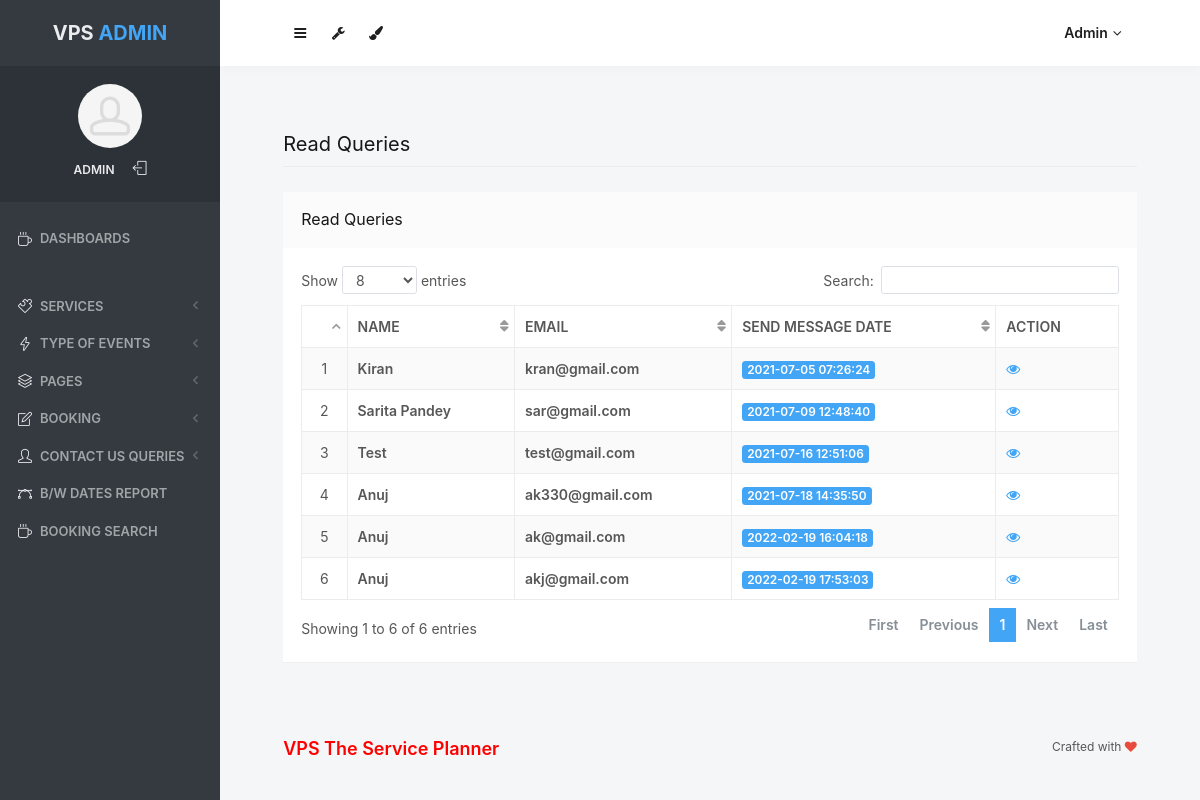
Screenshot of /admin/read-queries.php (signed in) with the database file from the repository.
### tables this page shows
CREATE TABLE `tblcontact` (
  `ID` int(10) NOT NULL,
  `Name` varchar(200) DEFAULT NULL,
  `Email` varchar(200) DEFAULT NULL,
  `Message` mediumtext DEFAULT NULL,
  `EnquiryDate` timestamp NOT NULL DEFAULT current_timestamp(),
  `IsRead` int(5) DEFAULT NULL
);

### admin/read-queries.php (the view, shortened to what this page needs)
<?php
include('includes/dbconnection.php');
if (strlen($_SESSION['odmsaid']==0)) {
  header('location:logout.php');
  } else{
  ?>
<!doctype html>
<html lang="en" class="no-focus">
    <head>
        <link rel="stylesheet" href="assets/js/plugins/datatables/dataTables.bootstrap4.min.css">
        <link rel="stylesheet" id="css-main" href="assets/css/codebase.min.css">
    </head>
    <body>
        <div id="page-container" class="sidebar-o sidebar-inverse side-scroll page-header-fixed main-content-narrow">
           <?php include_once('includes/sidebar.php');?>
          <?php include_once('includes/header.php');?>
            <main id="main-container">
                <div class="content">
                    <h2 class="content-heading">Read Queries</h2>
                    <div class="block">
                        <div class="block-header block-header-default">
                            <h3 class="block-title">Read Queries</h3>
                        </div>
                        <div class="block-content block-content-full">
                            <table class="table table-bordered table-striped table-vcenter js-dataTable-full-pagination">
                                <thead>
                                    <tr>
                                        <th class="text-center"></th>
                                        <th class="d-none d-sm-table-cell">Name</th>
                                        <th class="d-none d-sm-table-cell">Email</th>
                                        <th class="d-none d-sm-table-cell">Send Message Date</th>
                                        <th class="d-none d-sm-table-cell" style="width: 15%;">Action</th>
                                       </tr>
                                </thead>
                                <tbody>
                                    <?php
$sql="SELECT * from tblcontact where IsRead='1'";
$query = $dbh -> prepare($sql);
$query->execute();
$results=$query->fetchAll(PDO::FETCH_OBJ);
$cnt=1;
if($query->rowCount() > 0)
{
foreach($results as $row)
{               ?>
                                    <tr>
                                        <td class="text-center"><?php echo htmlentities($cnt);?></td>
                                        <td class="font-w600"><?php  echo htmlentities($row->Name);?></td>
                                        <td class="font-w600"><?php  echo htmlentities($row->Email);?></td>
                                        <td class="font-w600">
                                            <span class="badge badge-primary"><?php  echo htmlentities($row->EnquiryDate);?></span>
                                        </td>
                                         <td class="d-none d-sm-table-cell"><a href="view-user-queries.php?viewid=<?php echo htmlentities ($row->ID);?>"><i class="fa fa-eye" aria-hidden="true"></i></a></td>
                                    </tr>
                                <?php $cnt=$cnt+1;}} ?>
                                </tbody>
                            </table>
                        </div>
                    </div>
                </div>
            </main>
           <?php include_once('includes/footer.php');?>
        </div>
    </body>
</html>
<?php }  ?>

### admin/includes/sidebar.php (shortened to what this page needs)
     <?php
include('includes/dbconnection.php');
if (strlen($_SESSION['odmsaid']==0)) {
  header('location:logout.php');
  } else{
  ?>
   <nav id="sidebar">
                <div id="sidebar-scroll">
                    <div class="sidebar-content">
                        <div class="content-header content-header-fullrow px-15">
                            <div class="content-header-section text-center align-parent sidebar-mini-hidden">
                                <div class="content-header-item">
                                    <a class="link-effect font-w700" href="dashboard.php">
                                        <span class="font-size-xl text-dual-primary-dark">VPS </span><span class="font-size-xl text-primary">ADMIN</span>
                                    </a>
                                </div>
                            </div>
                        </div>
                        <div class="content-side content-side-full content-side-user px-10 align-parent">
                            <div class="sidebar-mini-hidden-b text-center">
                                <a class="img-link" href="dashboard.php">
                                    <img class="img-avatar" src="assets/img/avatars/avatar15.jpg" alt="">
                                </a>
                                <ul class="list-inline mt-10">
                                    <?php
$aid=$_SESSION['odmsaid'];
$sql="SELECT AdminName from  tbladmin where ID=:aid";
$query = $dbh -> prepare($sql);
$query->bindParam(':aid',$aid,PDO::PARAM_STR);
$query->execute();
$results=$query->fetchAll(PDO::FETCH_OBJ);
$cnt=1;
if($query->rowCount() > 0)
{
foreach($results as $row)
{               ?>
                                    <li class="list-inline-item">
                                        <a class="link-effect text-dual-primary-dark font-size-xs font-w600 text-uppercase" href="admin-profile.php"><?php  echo $row->AdminName;?></a>
                                    </li><?php $cnt=$cnt+1;}} ?>
                                    <li class="list-inline-item">
                                        <a class="link-effect text-dual-primary-dark" href="logout.php">
                                            <i class="si si-logout"></i>
                                        </a>
                                    </li>
                                </ul>
                            </div>
                        </div>
                        <div class="content-side content-side-full">
                            <ul class="nav-main">
                                <li class="open">
                                    <a href="dashboard.php"><i class="si si-cup"></i><span class="sidebar-mini-hide">Dashboards</span></a>
                                </li>
                                <li class="nav-main-heading"><span class="sidebar-mini-visible">UI</span><span class="sidebar-mini-hidden"></span></li>
                                <li>
                                    <a class="nav-submenu" data-toggle="nav-submenu"><i class="si si-puzzle"></i><span class="sidebar-mini-hide"></span>Services</a>
                                </li>
                                <li>
                                    <a class="nav-submenu" data-toggle="nav-submenu" href="#"><i class="si si-energy"></i><span class="sidebar-mini-hide">Type of Events</span></a>
                                </li>
                                <li>
                                    <a class="nav-submenu" data-toggle="nav-submenu" href="#"><i class="si si-layers"></i><span class="sidebar-mini-hide">Pages</span></a>
                                </li>
                                <li>
                                    <a class="nav-submenu" data-toggle="nav-submenu" href="#"><i class="si si-note"></i><span class="sidebar-mini-hide">Booking</span></a>
                                </li>
                                <li>
                                    <a class="nav-submenu" data-toggle="nav-submenu" href="#"><i class="si si-user"></i><span class="sidebar-mini-hide">Contact Us Queries</span></a>
                                </li>
                                <li>
                                    <a  href="between-dates-report.php"><i class="si si-vector"></i><span class="sidebar-mini-hide">B/w Dates Report</span></a>
                                </li>
                     <li>
                                    <a href="booking-search.php"><i class="si si-cup"></i><span class="sidebar-mini-hide">Booking Search</span></a>
                                </li>
                            </ul>
                        </div>
                    </div>
                </div>
            </nav>
           <?php }  ?>

### admin/includes/header.php (shortened to what this page needs)
   <?php
include('includes/dbconnection.php');
if (strlen($_SESSION['odmsaid']==0)) {
  header('location:logout.php');
  } else{
  ?>
            <header id="page-header">
                <div class="content-header">
                    <div class="content-header-section">
                        <button type="button" class="btn btn-circle btn-dual-secondary" data-toggle="layout" data-action="sidebar_toggle">
                            <i class="fa fa-navicon"></i>
                        </button>
                        <div class="btn-group" role="group">
                            <button type="button" class="btn btn-circle btn-dual-secondary" id="page-header-options-dropdown" data-toggle="dropdown" aria-haspopup="true" aria-expanded="false">
                                <i class="fa fa-wrench"></i>
                            </button>
                        </div>
                        <div class="btn-group" role="group">
                            <button type="button" class="btn btn-circle btn-dual-secondary" id="page-header-themes-dropdown" data-toggle="dropdown" aria-haspopup="true" aria-expanded="false">
                                <i class="fa fa-paint-brush"></i>
                            </button>
                        </div>
                    </div>
                    <div class="content-header-section">
                        <div class="btn-group" role="group">
                            <?php
$aid=$_SESSION['odmsaid'];
$sql="SELECT AdminName from  tbladmin where ID=:aid";
$query = $dbh -> prepare($sql);
$query->bindParam(':aid',$aid,PDO::PARAM_STR);
$query->execute();
$results=$query->fetchAll(PDO::FETCH_OBJ);
$cnt=1;
if($query->rowCount() > 0)
{
foreach($results as $row)
{               ?>
                            <button type="button" class="btn btn-rounded btn-dual-secondary" id="page-header-user-dropdown" data-toggle="dropdown" aria-haspopup="true" aria-expanded="false">
                                <?php  echo $row->AdminName;?><i class="fa fa-angle-down ml-5"></i>
                            </button>
                            <?php $cnt=$cnt+1;}} ?>
                        </div>
                    </div>
                </div>
            </header>
            <?php }  ?>

### rows the page displays
tblcontact: Name "Kiran", Email "kran@gmail.com", EnquiryDate "2021-07-05 07:26:24"
tblcontact: Name "Sarita Pandey", Email "sar@gmail.com", EnquiryDate "2021-07-09 12:48:40"
tblcontact: Name "Test", Email "test@gmail.com", EnquiryDate "2021-07-16 12:51:06"
tblcontact: Name "Anuj", Email "ak330@gmail.com", EnquiryDate "2021-07-18 14:35:50"
tblcontact: Name "Anuj", Email "ak@gmail.com", EnquiryDate "2022-02-19 16:04:18"
tblcontact: Name "Anuj", Email "akj@gmail.com", EnquiryDate "2022-02-19 17:53:03"

### other values shown
$row->AdminName "ADMIN"
$row->AdminName "Admin"
